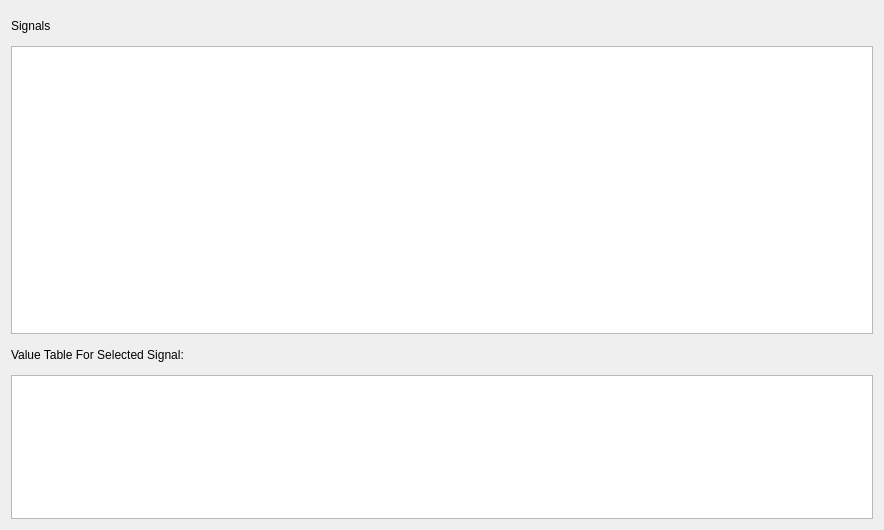
<?xml version="1.0" encoding="UTF-8"?>
<ui version="4.0">
 <class>DBCSignalEditor</class>
 <widget class="QDialog" name="DBCSignalEditor">
  <property name="geometry">
   <rect>
    <x>0</x>
    <y>0</y>
    <width>884</width>
    <height>530</height>
   </rect>
  </property>
  <property name="windowTitle">
   <string>Signal Editor</string>
  </property>
  <layout class="QVBoxLayout" name="verticalLayout" stretch="1,10,1,5">
   <item>
    <widget class="QLabel" name="label">
     <property name="text">
      <string>Signals</string>
     </property>
    </widget>
   </item>
   <item>
    <widget class="QTableWidget" name="signalsTable"/>
   </item>
   <item>
    <widget class="QLabel" name="label_2">
     <property name="text">
      <string>Value Table For Selected Signal:</string>
     </property>
    </widget>
   </item>
   <item>
    <widget class="QTableWidget" name="valuesTable"/>
   </item>
  </layout>
 </widget>
 <resources/>
 <connections/>
</ui>
